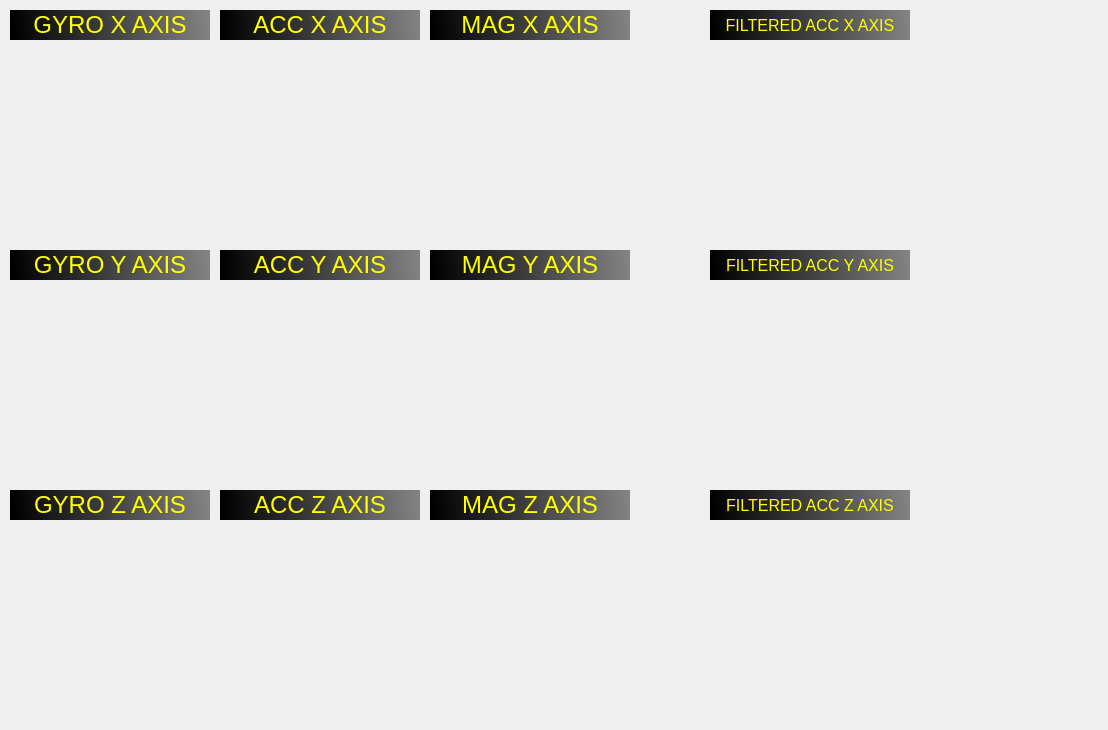
<?xml version="1.0" encoding="UTF-8"?>
<ui version="4.0">
 <class>MainWindow</class>
 <widget class="QMainWindow" name="MainWindow">
  <property name="geometry">
   <rect>
    <x>0</x>
    <y>0</y>
    <width>1108</width>
    <height>730</height>
   </rect>
  </property>
  <property name="sizePolicy">
   <sizepolicy hsizetype="Preferred" vsizetype="Preferred">
    <horstretch>0</horstretch>
    <verstretch>0</verstretch>
   </sizepolicy>
  </property>
  <property name="windowTitle">
   <string>Laser Pointer</string>
  </property>
  <property name="styleSheet">
   <string notr="true"/>
  </property>
  <property name="animated">
   <bool>false</bool>
  </property>
  <widget class="QWidget" name="centralWidget">
   <widget class="QLabel" name="label_gyro_x">
    <property name="geometry">
     <rect>
      <x>10</x>
      <y>10</y>
      <width>200</width>
      <height>30</height>
     </rect>
    </property>
    <property name="font">
     <font>
      <pointsize>18</pointsize>
     </font>
    </property>
    <property name="styleSheet">
     <string notr="true">color: rgb(255, 255, 0);
background-color: qlineargradient(spread:pad, x1:0, y1:0.0170455, x2:0.99, y2:0, stop:0 rgba(0, 0, 0, 255), stop:1 rgba(131, 131, 131, 255));</string>
    </property>
    <property name="text">
     <string>GYRO X AXIS</string>
    </property>
    <property name="alignment">
     <set>Qt::AlignCenter</set>
    </property>
   </widget>
   <widget class="QWidget" name="plot_gyro_x" native="true">
    <property name="geometry">
     <rect>
      <x>10</x>
      <y>40</y>
      <width>200</width>
      <height>200</height>
     </rect>
    </property>
   </widget>
   <widget class="QLabel" name="label_gyro_y">
    <property name="geometry">
     <rect>
      <x>10</x>
      <y>250</y>
      <width>200</width>
      <height>30</height>
     </rect>
    </property>
    <property name="font">
     <font>
      <pointsize>18</pointsize>
     </font>
    </property>
    <property name="styleSheet">
     <string notr="true">color: rgb(255, 255, 0);
background-color: qlineargradient(spread:pad, x1:0, y1:0.0170455, x2:0.99, y2:0, stop:0 rgba(0, 0, 0, 255), stop:1 rgba(131, 131, 131, 255));</string>
    </property>
    <property name="text">
     <string>GYRO Y AXIS</string>
    </property>
    <property name="alignment">
     <set>Qt::AlignCenter</set>
    </property>
   </widget>
   <widget class="QWidget" name="plot_gyro_y" native="true">
    <property name="geometry">
     <rect>
      <x>10</x>
      <y>280</y>
      <width>200</width>
      <height>200</height>
     </rect>
    </property>
   </widget>
   <widget class="QLabel" name="label_gyro_z">
    <property name="geometry">
     <rect>
      <x>10</x>
      <y>490</y>
      <width>200</width>
      <height>30</height>
     </rect>
    </property>
    <property name="font">
     <font>
      <pointsize>18</pointsize>
     </font>
    </property>
    <property name="styleSheet">
     <string notr="true">color: rgb(255, 255, 0);
background-color: qlineargradient(spread:pad, x1:0, y1:0.0170455, x2:0.99, y2:0, stop:0 rgba(0, 0, 0, 255), stop:1 rgba(131, 131, 131, 255));</string>
    </property>
    <property name="text">
     <string>GYRO Z AXIS</string>
    </property>
    <property name="alignment">
     <set>Qt::AlignCenter</set>
    </property>
   </widget>
   <widget class="QWidget" name="plot_gyro_z" native="true">
    <property name="geometry">
     <rect>
      <x>10</x>
      <y>520</y>
      <width>200</width>
      <height>200</height>
     </rect>
    </property>
   </widget>
   <widget class="QLabel" name="label_acc_x">
    <property name="geometry">
     <rect>
      <x>220</x>
      <y>10</y>
      <width>200</width>
      <height>30</height>
     </rect>
    </property>
    <property name="font">
     <font>
      <pointsize>18</pointsize>
     </font>
    </property>
    <property name="styleSheet">
     <string notr="true">color: rgb(255, 255, 0);
background-color: qlineargradient(spread:pad, x1:0, y1:0.0170455, x2:0.99, y2:0, stop:0 rgba(0, 0, 0, 255), stop:1 rgba(131, 131, 131, 255));</string>
    </property>
    <property name="text">
     <string>ACC X AXIS</string>
    </property>
    <property name="alignment">
     <set>Qt::AlignCenter</set>
    </property>
   </widget>
   <widget class="QLabel" name="label_acc_z">
    <property name="geometry">
     <rect>
      <x>220</x>
      <y>490</y>
      <width>200</width>
      <height>30</height>
     </rect>
    </property>
    <property name="font">
     <font>
      <pointsize>18</pointsize>
     </font>
    </property>
    <property name="styleSheet">
     <string notr="true">color: rgb(255, 255, 0);
background-color: qlineargradient(spread:pad, x1:0, y1:0.0170455, x2:0.99, y2:0, stop:0 rgba(0, 0, 0, 255), stop:1 rgba(131, 131, 131, 255));</string>
    </property>
    <property name="text">
     <string>ACC Z AXIS</string>
    </property>
    <property name="alignment">
     <set>Qt::AlignCenter</set>
    </property>
   </widget>
   <widget class="QWidget" name="plot_acc_z" native="true">
    <property name="geometry">
     <rect>
      <x>220</x>
      <y>520</y>
      <width>200</width>
      <height>200</height>
     </rect>
    </property>
   </widget>
   <widget class="QWidget" name="plot_acc_x" native="true">
    <property name="geometry">
     <rect>
      <x>220</x>
      <y>40</y>
      <width>200</width>
      <height>200</height>
     </rect>
    </property>
   </widget>
   <widget class="QLabel" name="label_acc_y">
    <property name="geometry">
     <rect>
      <x>220</x>
      <y>250</y>
      <width>200</width>
      <height>30</height>
     </rect>
    </property>
    <property name="font">
     <font>
      <pointsize>18</pointsize>
     </font>
    </property>
    <property name="styleSheet">
     <string notr="true">color: rgb(255, 255, 0);
background-color: qlineargradient(spread:pad, x1:0, y1:0.0170455, x2:0.99, y2:0, stop:0 rgba(0, 0, 0, 255), stop:1 rgba(131, 131, 131, 255));</string>
    </property>
    <property name="text">
     <string>ACC Y AXIS</string>
    </property>
    <property name="alignment">
     <set>Qt::AlignCenter</set>
    </property>
   </widget>
   <widget class="QWidget" name="plot_acc_y" native="true">
    <property name="geometry">
     <rect>
      <x>220</x>
      <y>280</y>
      <width>200</width>
      <height>200</height>
     </rect>
    </property>
   </widget>
   <widget class="QLabel" name="label_mag_y">
    <property name="geometry">
     <rect>
      <x>430</x>
      <y>250</y>
      <width>200</width>
      <height>30</height>
     </rect>
    </property>
    <property name="font">
     <font>
      <pointsize>18</pointsize>
     </font>
    </property>
    <property name="styleSheet">
     <string notr="true">color: rgb(255, 255, 0);
background-color: qlineargradient(spread:pad, x1:0, y1:0.0170455, x2:0.99, y2:0, stop:0 rgba(0, 0, 0, 255), stop:1 rgba(131, 131, 131, 255));</string>
    </property>
    <property name="text">
     <string>MAG Y AXIS</string>
    </property>
    <property name="alignment">
     <set>Qt::AlignCenter</set>
    </property>
   </widget>
   <widget class="QWidget" name="plot_mag_z" native="true">
    <property name="geometry">
     <rect>
      <x>430</x>
      <y>520</y>
      <width>200</width>
      <height>200</height>
     </rect>
    </property>
   </widget>
   <widget class="QLabel" name="label_mag_x">
    <property name="geometry">
     <rect>
      <x>430</x>
      <y>10</y>
      <width>200</width>
      <height>30</height>
     </rect>
    </property>
    <property name="font">
     <font>
      <pointsize>18</pointsize>
     </font>
    </property>
    <property name="styleSheet">
     <string notr="true">color: rgb(255, 255, 0);
background-color: qlineargradient(spread:pad, x1:0, y1:0.0170455, x2:0.99, y2:0, stop:0 rgba(0, 0, 0, 255), stop:1 rgba(131, 131, 131, 255));</string>
    </property>
    <property name="text">
     <string>MAG X AXIS</string>
    </property>
    <property name="alignment">
     <set>Qt::AlignCenter</set>
    </property>
   </widget>
   <widget class="QWidget" name="plot_mag_y" native="true">
    <property name="geometry">
     <rect>
      <x>430</x>
      <y>280</y>
      <width>200</width>
      <height>200</height>
     </rect>
    </property>
   </widget>
   <widget class="QWidget" name="plot_mag_x" native="true">
    <property name="geometry">
     <rect>
      <x>430</x>
      <y>40</y>
      <width>200</width>
      <height>200</height>
     </rect>
    </property>
   </widget>
   <widget class="QLabel" name="label_mag_z">
    <property name="geometry">
     <rect>
      <x>430</x>
      <y>490</y>
      <width>200</width>
      <height>30</height>
     </rect>
    </property>
    <property name="font">
     <font>
      <pointsize>18</pointsize>
     </font>
    </property>
    <property name="styleSheet">
     <string notr="true">color: rgb(255, 255, 0);
background-color: qlineargradient(spread:pad, x1:0, y1:0.0170455, x2:0.99, y2:0, stop:0 rgba(0, 0, 0, 255), stop:1 rgba(131, 131, 131, 255));</string>
    </property>
    <property name="text">
     <string>MAG Z AXIS</string>
    </property>
    <property name="alignment">
     <set>Qt::AlignCenter</set>
    </property>
   </widget>
   <widget class="QWidget" name="plot_filtered_acc_x" native="true">
    <property name="geometry">
     <rect>
      <x>710</x>
      <y>40</y>
      <width>200</width>
      <height>200</height>
     </rect>
    </property>
   </widget>
   <widget class="QWidget" name="plot_filtered_acc_z" native="true">
    <property name="geometry">
     <rect>
      <x>710</x>
      <y>520</y>
      <width>200</width>
      <height>200</height>
     </rect>
    </property>
   </widget>
   <widget class="QLabel" name="label_filtered_acc_z">
    <property name="geometry">
     <rect>
      <x>710</x>
      <y>490</y>
      <width>200</width>
      <height>30</height>
     </rect>
    </property>
    <property name="font">
     <font>
      <pointsize>12</pointsize>
     </font>
    </property>
    <property name="styleSheet">
     <string notr="true">color: rgb(255, 255, 0);
background-color: qlineargradient(spread:pad, x1:0, y1:0.0170455, x2:0.99, y2:0, stop:0 rgba(0, 0, 0, 255), stop:1 rgba(131, 131, 131, 255));</string>
    </property>
    <property name="text">
     <string>FILTERED ACC Z AXIS</string>
    </property>
    <property name="alignment">
     <set>Qt::AlignCenter</set>
    </property>
   </widget>
   <widget class="QWidget" name="plot_filtered_acc_y" native="true">
    <property name="geometry">
     <rect>
      <x>710</x>
      <y>280</y>
      <width>200</width>
      <height>200</height>
     </rect>
    </property>
   </widget>
   <widget class="QLabel" name="label_filtered_acc_x">
    <property name="geometry">
     <rect>
      <x>710</x>
      <y>10</y>
      <width>200</width>
      <height>30</height>
     </rect>
    </property>
    <property name="font">
     <font>
      <pointsize>12</pointsize>
     </font>
    </property>
    <property name="styleSheet">
     <string notr="true">color: rgb(255, 255, 0);
background-color: qlineargradient(spread:pad, x1:0, y1:0.0170455, x2:0.99, y2:0, stop:0 rgba(0, 0, 0, 255), stop:1 rgba(131, 131, 131, 255));</string>
    </property>
    <property name="text">
     <string>FILTERED ACC X AXIS</string>
    </property>
    <property name="alignment">
     <set>Qt::AlignCenter</set>
    </property>
   </widget>
   <widget class="QLabel" name="label_filtered_acc_y">
    <property name="geometry">
     <rect>
      <x>710</x>
      <y>250</y>
      <width>200</width>
      <height>30</height>
     </rect>
    </property>
    <property name="font">
     <font>
      <pointsize>12</pointsize>
     </font>
    </property>
    <property name="styleSheet">
     <string notr="true">color: rgb(255, 255, 0);
background-color: qlineargradient(spread:pad, x1:0, y1:0.0170455, x2:0.99, y2:0, stop:0 rgba(0, 0, 0, 255), stop:1 rgba(131, 131, 131, 255));</string>
    </property>
    <property name="text">
     <string>FILTERED ACC Y AXIS</string>
    </property>
    <property name="alignment">
     <set>Qt::AlignCenter</set>
    </property>
   </widget>
  </widget>
 </widget>
 <layoutdefault spacing="6" margin="11"/>
 <resources/>
 <connections/>
</ui>
